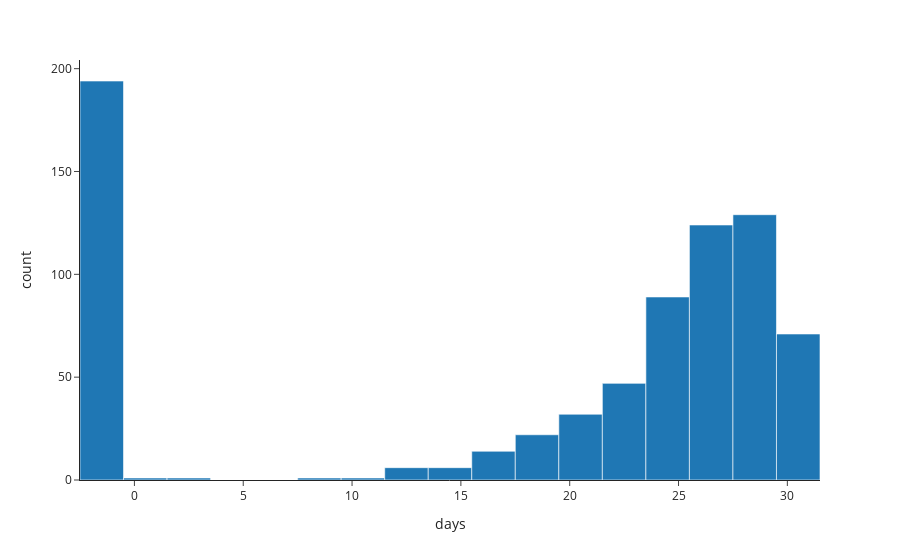

The code cell stored with this chart in its notebook:
### Code cell
px.histogram(co2, x='days')

### Figure 1 — Plotly figure (JSON) as saved in the notebook; plotly's stock layout.template omitted (floating-point values rounded to 4 significant figures; data arrays with more than 128 entries replaced by an {"elided": "..."} marker saying what was removed)
{"data": [{"alignmentgroup": "True", "bingroup": "x", "hovertemplate": "days=%{x}<br>count=%{y}<extra></extra>", "legendgroup": "", "marker": {"color": "#1F77B4", "pattern": {"shape": ""}}, "name": "", "offsetgroup": "", "orientation": "v", "showlegend": false, "type": "histogram", "x": {"elided": "738 int values"}, "xaxis": "x", "yaxis": "y"}], "layout": {"barmode": "relative", "legend": {"tracegroupgap": 0}, "margin": {"t": 60}, "xaxis": {"anchor": "y", "domain": [0, 1], "title": {"text": "days"}}, "yaxis": {"anchor": "x", "domain": [0, 1], "title": {"text": "count"}}}}
